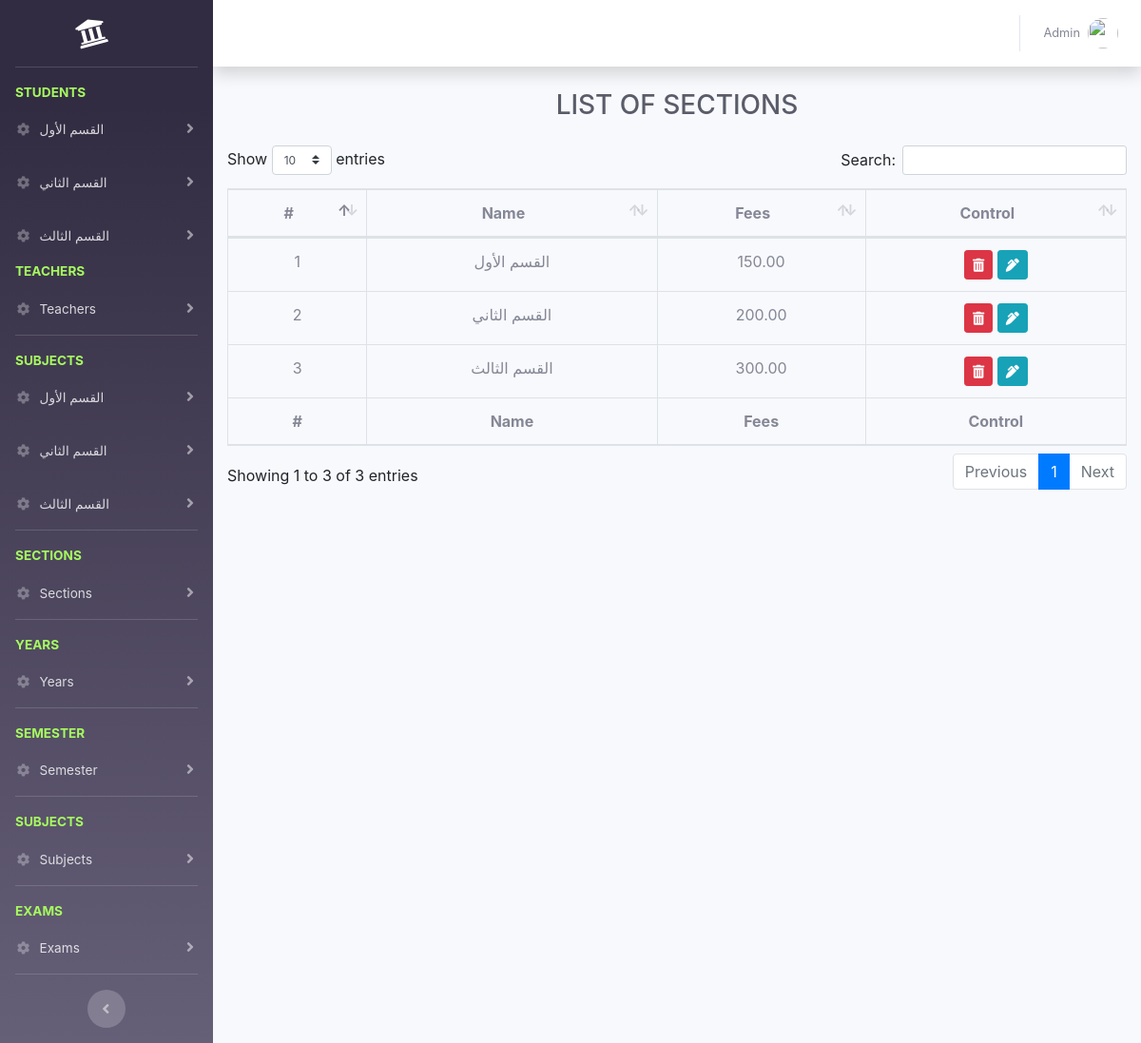
The page /admins/all-section.php (signed in) on the database as committed earlier.
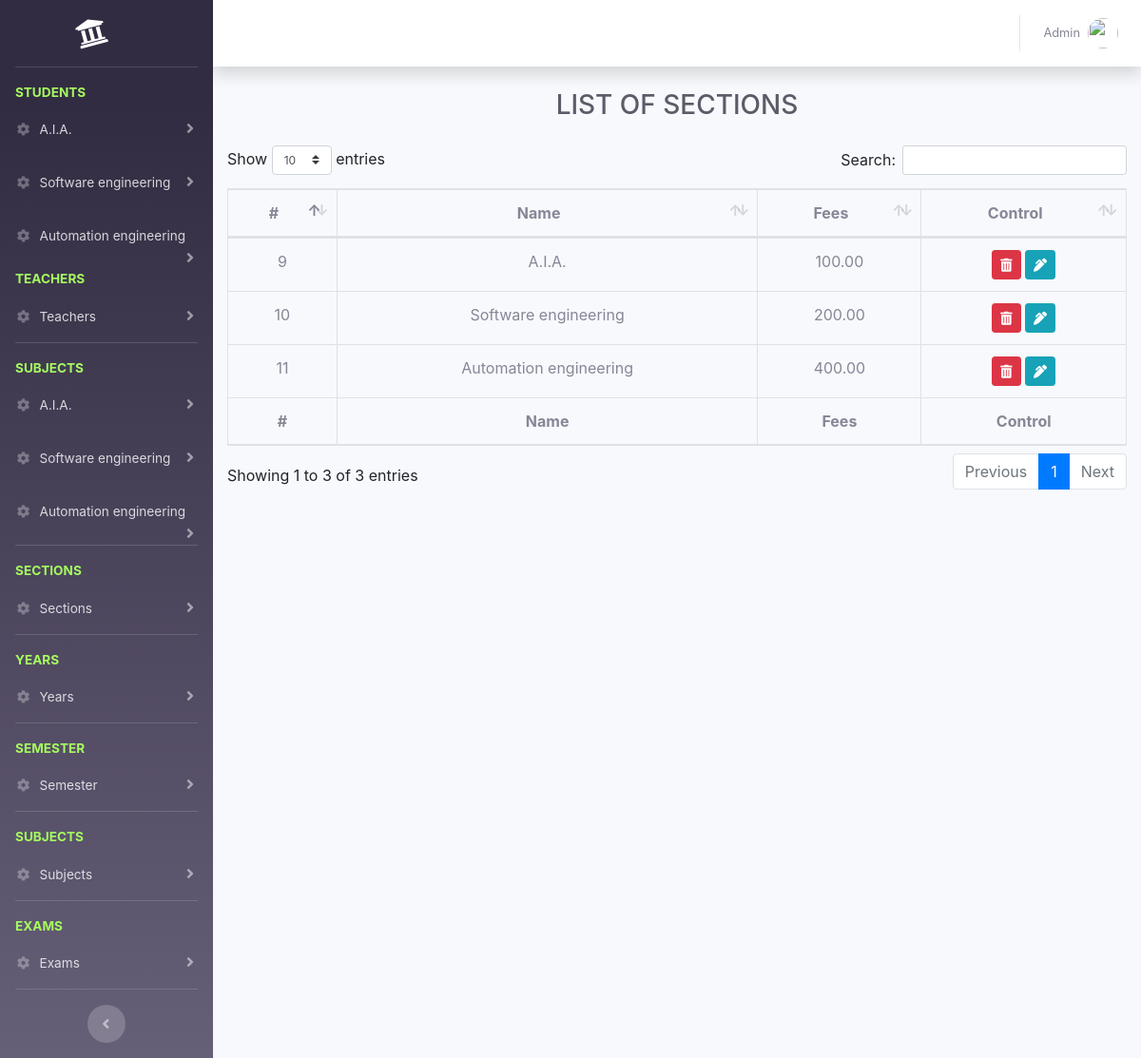
The same page on the database as committed later.
### tables this page shows
CREATE TABLE `sections` (
  `id` int(11) NOT NULL,
  `name` varchar(100) NOT NULL,
  `fees` decimal(10,2) NOT NULL
);

### admins/all-section.php (the view, shortened to what this page needs)
<?php
require('../connection.php');
include('../layout/header.php');
include('layout/sidebar.php');
include('layout/topnav.php');
$sql = "SELECT * FROM sections";
$result = mysqli_query($conn, $sql);
$sections = $result->fetch_all(MYSQLI_ASSOC);
?>
<div class="container-fluid">
    <div class="d-sm-flex align-items-center justify-content-between mb-4">
        <h1 class="m-auto h3 mb-0 text-gray-800 text-uppercase">list of sections</h1>
    </div>
    <div class="row">
        <div class="col-md-12">
        </div>
        <div class="col-md-12">
            <table class="table table-bordered sections_table">
                <thead>
                <tr class="text-center">
                    <th>#</th>
                    <th>Name</th>
                    <th>Fees</th>
                    <th>Control</th>
                </tr>
                </thead>
                <tbody>
                    <?php
                    foreach ($sections as $section) { ?>
                        <tr class="text-center">
                            <td><?= $section['id']?></td>
                            <td><?= $section['name']?></td>
                            <td><?= $section['fees']?></td>
                            <td>
                                <a href="#" data-toggle="modal" data-target="#delete_modal" data-href="<?=APP?>/controllers/sections/delete.php?id=<?=$section['id']?>" class="btn btn-danger btn-sm delete_link"><i class="fa fa-trash-alt"></i></a>
                                <a data-toggle="modal" data-target="#edit_modal" href="#" data-href="<?=APP?>/controllers/sections/get_info.php?id=<?=$section['id']?>" class="btn btn-info btn-sm edit_link"><i class="fa fa-pen-alt"></i></a>
                            </td>
                        </tr>
                    <?php } ?>
                </tbody>
                <tfoot>
                <tr class="text-center">
                    <th>#</th>
                    <th>Name</th>
                    <th>Fees</th>
                    <th>Control</th>
                </tr>
                </tfoot>
            </table>
        </div>
    </div>
</div>
<?php include('../layout/footer.php');?>

### layout/header.php (shortened to what this page needs)
<!DOCTYPE html>
<html lang="en">
    <head>
        <link href="<?=ASSETS.'vendor/fontawesome-free/css/all.min.css'?>" rel="stylesheet" type="text/css">
        <link href="<?=ASSETS?>css/style.min.css" rel="stylesheet">
        <link type="text/css" href="<?= ASSETS?>css/bootstrap.css" rel="stylesheet">
        <link type="text/css" href="<?= ASSETS?>css/dataTables.bootstrap4.min.css" rel="stylesheet">
    </head>
    <body id="page-top">

### admins/layout/sidebar.php (shortened to what this page needs)
<?php
$sectionsSql = "SELECT  sections.* FROM sections
                    LEFT JOIN section_years on sections.id=section_years.section_id GROUP BY sections.id";
$result = mysqli_query($conn, $sectionsSql);
$sections = $result->fetch_all(MYSQLI_ASSOC);
?>
<div id="wrapper">
      <ul class="navbar-nav bg-gradient-primary sidebar sidebar-dark accordion" id="accordionSidebar">
        <a class="sidebar-brand d-flex align-items-center justify-content-center" href="../index.php">
          <div class="sidebar-brand-icon rotate-n-15">
            <i class="fas fa-university"></i>
          </div>
        </a>
      <hr class="sidebar-divider">
      <li class="sidebar-heading">
          Students
      </li>
      <?php
      foreach ($sections as $section) { ?>
          <li class="nav-item">
              <a class="nav-link collapsed" href="#" data-toggle="collapse" data-target="#student_<?=$section['id']?>" aria-expanded="true" aria-controls="collapseProfi">
                  <i class="fas fa-fw fa-cog"></i>
                  <span><?=$section['name']?></span>
              </a>
          </li>
      <?php  } ?>
      <div class="sidebar-heading">
          Teachers
      </div>
      <li class="nav-item">
          <a class="nav-link collapsed" href="#" data-toggle="collapse" data-target="#collapseProfi" aria-expanded="true" aria-controls="collapseProfi">
              <i class="fas fa-fw fa-cog"></i>
              <span>Teachers</span>
          </a>
      </li>
      <hr class="sidebar-divider">
      <li class="sidebar-heading">
          Subjects
      </li>
      <?php
      foreach ($sections as $section) { ?>
          <li class="nav-item">
              <a class="nav-link collapsed" href="#" data-toggle="collapse" data-target="#subject_<?=$section['id']?>" aria-expanded="true" aria-controls="collapseProfi">
                  <i class="fas fa-fw fa-cog"></i>
                  <span><?=$section['name']?></span>
              </a>
          </li>
      <?php  } ?>
      <hr class="sidebar-divider">
      <div class="sidebar-heading">
          Sections
      </div>
      <li class="nav-item">
          <a class="nav-link collapsed" href="#" data-toggle="collapse" data-target="#section" aria-expanded="true" aria-controls="collapseProfi">
              <i class="fas fa-fw fa-cog"></i>
              <span>Sections</span>
          </a>
      </li>
      <hr class="sidebar-divider">
      <div class="sidebar-heading">
          years
      </div>
      <li class="nav-item">
          <a class="nav-link collapsed" href="#" data-toggle="collapse" data-target="#year" aria-expanded="true" aria-controls="collapseProfi">
              <i class="fas fa-fw fa-cog"></i>
              <span>Years</span>
          </a>
      </li>
      <hr class="sidebar-divider">
      <div class="sidebar-heading">
          Semester
      </div>
      <li class="nav-item">
          <a class="nav-link collapsed" href="#" data-toggle="collapse" data-target="#semester" aria-expanded="true" aria-controls="collapseProfi">
              <i class="fas fa-fw fa-cog"></i>
              <span>Semester</span>
          </a>
      </li>
      <hr class="sidebar-divider">
      <div class="sidebar-heading">
          Subjects
      </div>
      <li class="nav-item">
          <a class="nav-link collapsed" href="#" data-toggle="collapse" data-target="#subject" aria-expanded="true" aria-controls="collapseProfi">
              <i class="fas fa-fw fa-cog"></i>
              <span>Subjects</span>
          </a>
      </li>
      <hr class="sidebar-divider">
      <div class="sidebar-heading">
          Exams
      </div>
      <li class="nav-item">
          <a class="nav-link collapsed" href="#" data-toggle="collapse" data-target="#exam" aria-expanded="true" aria-controls="collapseProfi">
              <i class="fas fa-fw fa-cog"></i>
              <span>Exams</span>
          </a>
      </li>
        <hr class="sidebar-divider d-none d-md-block">
        <div class="text-center d-none d-md-inline">
          <button class="rounded-circle border-0" id="sidebarToggle"></button>
        </div>
      </ul>
      <div id="content-wrapper" class="d-flex flex-column">
        <div id="content">

### admins/layout/topnav.php (shortened to what this page needs)
<nav class="navbar navbar-expand navbar-light bg-white topbar mb-4 static-top shadow">
  <ul class="navbar-nav ml-auto">
    <li class="nav-item dropdown no-arrow">
      <a class="nav-link dropdown-toggle" href="#" id="userDropdown" role="button" data-toggle="dropdown" aria-haspopup="true" aria-expanded="false">
        <span class="mr-2 d-none d-lg-inline text-gray-600 small"><?=$_SESSION['name']?></span>
        <img class="img-profile rounded-circle" src="https://cdn.pixabay.com/photo/2016/08/31/11/54/user-1633249_960_720.png">
      </a>
    </li>
  </ul>
</nav>

### layout/footer.php (shortened to what this page needs)
            </div>
        </div>
    </body>
</html>

Rows that differ between the two databases and show on the page:
removed sections: name "القسم الأول", id "1", fees "150.00"
removed sections: name "القسم الثاني", id "2", fees "200.00"
removed sections: name "القسم الثالث", id "3", fees "300.00"
added sections: name "A.I.A.", id "9", fees "100.00"
added sections: name "Software engineering", id "10", fees "200.00"
added sections: name "Automation engineering", id "11", fees "400.00"
